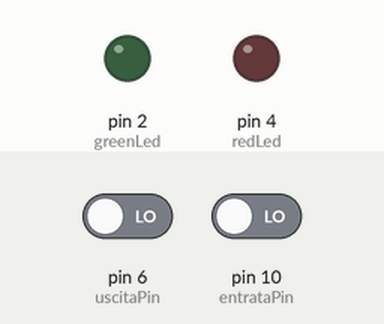
Bench run of a sketch on a simulated Arduino Uno, built with avr-gcc and run on an emulated ATmega328P. Parts: output pins drawn as LEDs (lit = HIGH). Inputs (shaded band) come from the test bench; at power-on: pin 6 (uscitaPin) LOW, pin 10 (entrataPin) LOW.

Above: at 0.1 s.
At 0.6 s:
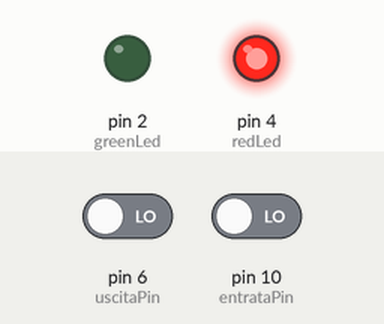
Timing chart, 0 to 2.1 s (numbered marks = the images above):
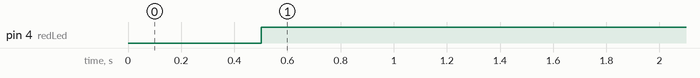

Measured:
- by itself, pin 4 (redLed): LOW → HIGH at 0.50 s

The sketch:

arduino.ino
```cpp
#define entrataPin 10
#define uscitaPin 6
#define redLed 4
#define greenLed 2
#define apriChiudiSbarra 0

void accendiLed(int led) {
  digitalWrite(led, HIGH);
}

void spegniLed(int led) {
  digitalWrite(led, LOW);
}

int lettura(int pin) {
  return digitalRead(pin);
}

void Println(int text){
  Serial.println(text);
}

void setup() {

  // Setup serial monitor
  Serial.begin(9600);

  // Setup pin
  pinMode(entrataPin, INPUT); // Cavo rosso
  pinMode(uscitaPin, INPUT); // Cavo verde
  pinMode(redLed, OUTPUT);
  pinMode(greenLed, OUTPUT);

  // Reset led
  digitalWrite(redLed, LOW);
  digitalWrite(greenLed, LOW);
}

// Delay in millisecondi
#define timeDelay 500

// Prossimo tempo di esecuzione
unsigned long long next = timeDelay;

// Stato della sbarra (Aperta: conta entrate/uscite, Chiusa: non conta)
bool isOpen=false;

// Stato dell'ultimo ciclo per evitare di contare più volte lo stesso evento
bool lastEnt=false, lastExt=false;

void loop() {
  // Delay
  if(millis()>=next) {
    bool ent=false, ext=false;

    next += timeDelay;
    int entrata = lettura(entrataPin);
    int uscita = lettura(uscitaPin);
    int apriChiudi = lettura(apriChiudiSbarra);

    // Verifica se sta entrando o uscendo qualcuno
    if (entrata) ent=true;
    if (uscita) ext=true;

    if (apriChiudi) {
      isOpen = !isOpen;
    }

    // Se la sbarra è aperta, conto le entrate e le uscite
    if(isOpen) {

      if(ent && !lastEnt)
        Println(1);
      if(ext && !lastExt)
        Println(-1);

      accendiLed(greenLed);
      spegniLed(redLed);

      lastEnt = ent;
      lastExt = ext;
    }
    else {
      accendiLed(redLed);
      spegniLed(greenLed);
    }
  }


}
```
